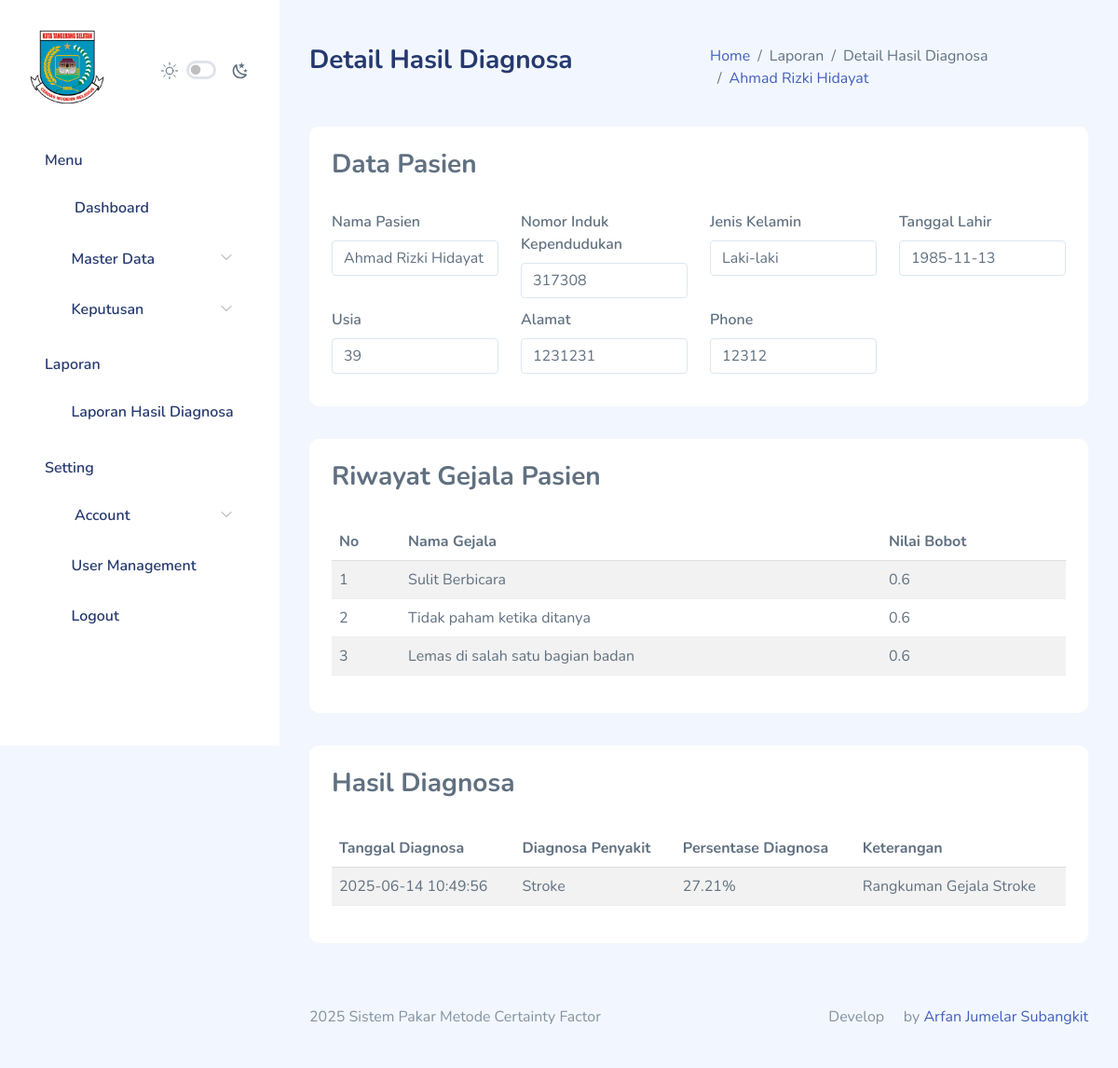
/hasil_diagnosa/view.php?id_hasil=94 (signed in), run on the app's committed database.
### tables this page shows
CREATE TABLE `hasil_diagnosa` (
  `id_hasil` int(11) NOT NULL,
  `user_id` int(11) NOT NULL,
  `id_pasien` int(11) NOT NULL,
  `nama_pasien` varchar(250) NOT NULL,
  `kode_penyakit` varchar(50) NOT NULL,
  `tanggal_diagnosa` timestamp NOT NULL DEFAULT current_timestamp() ON UPDATE current_timestamp(),
  `nilai_cf` float NOT NULL,
  `diagnosa` varchar(250) NOT NULL,
  `keterangan` varchar(250) NOT NULL,
  `created_at` timestamp NOT NULL DEFAULT current_timestamp()
);

CREATE TABLE `pasien` (
  `id_pasien` int(11) NOT NULL,
  `user_id` int(11) NOT NULL,
  `nama_pasien` varchar(100) NOT NULL,
  `nik` varchar(30) NOT NULL,
  `jenis_kelamin` enum('Laki-laki','Perempuan') NOT NULL,
  `tanggal_lahir` date NOT NULL,
  `usia` int(11) DEFAULT NULL,
  `alamat` varchar(250) NOT NULL,
  `no_hp` varchar(15) DEFAULT NULL,
  `created_at` timestamp NOT NULL DEFAULT current_timestamp(),
  `updated_at` timestamp NULL DEFAULT NULL
);

### functions.php (called while the page is built, shortened)
<?php
$db = mysqli_connect("localhost", "root", "", "dev-arfan");
function query($query)
{
    global $db;
    $result = mysqli_query($db, $query);
    $rows = [];
    if ($result) {
        if (mysqli_num_rows($result) > 0) {
            while ($row = mysqli_fetch_assoc($result)) {
                $rows[] = $row;
            }
        }
    } else {
        echo "Error: " . mysqli_error($db);
    }
    return $rows;
}

### hasil_diagnosa/view.php (the view, shortened to what this page needs)
<?php
$role = $_SESSION['role'];
if (isset($_GET["id_hasil"]) && is_numeric($_GET["id_hasil"])) {
    $id_hasil = $_GET["id_hasil"];
} else {
    header("HTTP/1.1 404 Not Found");
    include("../error/error-404.html");
    exit;
}
$id_hasil = (int)$id_hasil;
if ($role == 'Admin') {
    $hasil = query("
        SELECT
            h.*,
            ps.nik, ps.jenis_kelamin, ps.tanggal_lahir, ps.usia, ps.alamat, ps.no_hp,
            GROUP_CONCAT(CONCAT(g.nama_gejala, ' (', gp.nilai_bobot, ')') SEPARATOR ', ') AS daftar_gejala
        FROM hasil_diagnosa h
        JOIN pasien ps ON h.id_pasien = ps.id_pasien
        LEFT JOIN gejala_pasien gp ON gp.id_pasien = ps.id_pasien
        LEFT JOIN gejala g ON gp.id_gejala = g.id_gejala
        WHERE h.id_hasil = $id_hasil
        GROUP BY h.id_hasil
    ");
}
$hasil = $hasil[0];
?>
<!DOCTYPE html>
<html lang="en">
<head>
    <link rel="stylesheet" href="../assets/extensions/choices.js/public/assets/styles/choices.css">
    <link rel="stylesheet" href="../assets/extensions/simple-datatables/style.css">
    <link rel="stylesheet" href="../assets/compiled/css/table-datatable.css">
    <link rel="stylesheet" href="../assets/compiled/css/app.css">
    <link rel="stylesheet" href="../assets/compiled/css/app-dark.css">
    <link rel="stylesheet" href="../assets/compiled/css/iconly.css">
    <link rel="stylesheet" href="../assets/extensions/@fortawesome/fontawesome-free/css/all.min.css">
</head>
<body>
    <div id="app">
        <?php require_once '../partials/sidebar.php'; ?>
        <div id="main">
            <div class="page-heading">
                <div class="page-title">
                    <div class="row">
                        <div class="col-12 col-md-6 order-md-1 order-last mb-2">
                            <h3>Detail Hasil Diagnosa</h3>
                        </div>
                        <div class="col-12 col-md-6 order-md-2 order-first">
                            <nav aria-label="breadcrumb" class="breadcrumb-header float-start float-lg-end">
                                <ol class="breadcrumb">
                                    <li class="breadcrumb-item"><a href="../dashboard">Home</a></li>
                                    <li class="breadcrumb-item">Laporan</li>
                                    <li class="breadcrumb-item" aria-current="page">Detail Hasil Diagnosa</li>
                                    <li class="breadcrumb-item active" aria-current="page"><a href=""><?= $hasil["nama_pasien"] ?></a></li>
                                </ol>
                            </nav>
                        </div>
                    </div>
                </div>
                <section class="section mt-4">
                    <div class="row">
                        <div class="col">
                            <div class="card">
                                <div class="card-header">
                                    <h3 class="card-title">Data Pasien</h3>
                                </div>
                                <div class="card-body">
                                    <div class="row">
                                        <div class="col-md-3 col-12">
                                            <div class="form-group">
                                                <label for="nama_pasien" class="form-label">Nama Pasien</label>
                                                <input
                                                    type="text"
                                                    id="nama_pasien"
                                                    class="form-control"
                                                    name="nama_pasien"
                                                    value="<?= $hasil["nama_pasien"] ?>" readonly />
                                            </div>
                                        </div>
                                        <div class="col-md-3 col-12">
                                            <div class="form-group">
                                                <label for="nik" class="form-label">Nomor Induk Kependudukan</label>
                                                <input
                                                    type="text"
                                                    id="nik"
                                                    class="form-control"
                                                    name="nik"
                                                    value="<?= $hasil["nik"] ?>" readonly />
                                            </div>
                                        </div>
                                        <div class="col-md-3 col-12">
                                            <div class="form-group">
                                                <label for="jenis_kelamin" class="form-label">Jenis Kelamin</label>
                                                <input
                                                    type="text"
                                                    id="jenis_kelamin"
                                                    class="form-control"
                                                    name="jenis_kelamin"
                                                    value="<?= $hasil["jenis_kelamin"] ?>" readonly />
                                            </div>
                                        </div>
                                        <div class="col-md-3 col-12">
                                            <div class="form-group">
                                                <label for="tanggal_lahir" class="form-label">Tanggal Lahir</label>
                                                <input
                                                    type="text"
                                                    id="tanggal_lahir"
                                                    class="form-control"
                                                    name="tanggal_lahir"
                                                    value="<?= $hasil["tanggal_lahir"] ?>" readonly />
                                            </div>
                                        </div>
                                    </div>
                                    <div class="row">
                                        <div class="col-md-3 col-12">
                                            <div class="form-group">
                                                <label for="usia" class="form-label">Usia</label>
                                                <input
                                                    type="text"
                                                    id="usia"
                                                    class="form-control"
                                                    name="usia"
                                                    value="<?= $hasil["usia"] ?>" readonly />
                                            </div>
                                        </div>
                                        <div class="col-md-3 col-12">
                                            <div class="form-group">
                                                <label for="alamat" class="form-label">Alamat</label>
                                                <input
                                                    type="text"
                                                    id="alamat"
                                                    class="form-control"
                                                    name="alamat"
                                                    value="<?= $hasil["alamat"] ?>" readonly />
                                            </div>
                                        </div>
                                        <div class="col-md-3 col-12">
                                            <div class="form-group">
                                                <label for="no_hp" class="form-label">Phone</label>
                                                <input
                                                    type="text"
                                                    id="no_hp"
                                                    class="form-control"
                                                    name="no_hp"
                                                    value="<?= $hasil["no_hp"] ?>" readonly />
                                            </div>
                                        </div>
                                    </div>
                                </div>
                            </div>
                        </div>
                    </div>
                </section>
                <section class="section">
                    <div class="card">
                        <div class="card-header">
                            <h3 class="card-title">Riwayat Gejala Pasien</h3>
                        </div>
                        <div class="card-body">
                            <table class="table table-striped" id="">
                                <thead>
                                    <tr>
                                        <th>No</th>
                                        <th>Nama Gejala</th>
                                        <th>Nilai Bobot</th>
                                    </tr>
                                </thead>
                                <tbody>
                                    <?php
                                    $gejalaList = explode(', ', $hasil["daftar_gejala"]);
                                    $no = 1;
                                    foreach ($gejalaList as $item):
                                        if (preg_match('/^(.*)\s\(([\d.]+)\)$/', $item, $matches)):
                                            $namaGejala = trim($matches[1]);
                                            $nilaiBobot = trim($matches[2]);
                                    ?>
                                            <tr>
                                                <td><?= $no++; ?></td>
                                                <td><?= htmlspecialchars($namaGejala); ?></td>
                                                <td><?= htmlspecialchars($nilaiBobot); ?></td>
                                            </tr>
                                    <?php
                                        endif;
                                    endforeach;
                                    ?>
                                </tbody>
                            </table>
                        </div>
                    </div>
                </section>
                <section class="section">
                    <div class="card">
                        <div class="card-header">
                            <h3 class="card-title">Hasil Diagnosa</h3>
                        </div>
                        <div class="card-body">
                            <table class="table table-striped" id="">
                                <thead>
                                    <tr>
                                        <th>Tanggal Diagnosa</th>
                                        <th>Diagnosa Penyakit</th>
                                        <th>Persentase Diagnosa</th>
                                        <th>Keterangan</th>
                                    </tr>
                                </thead>
                                <tbody>
                                    <tr>
                                        <td><?= $hasil["tanggal_diagnosa"] ?></td>
                                        <td><?= $hasil["diagnosa"] ?></td>
                                        <td><?= round($hasil["nilai_cf"] * 100, 2) ?>%</td>
                                        <td><?= $hasil["keterangan"] ?></td>
                                    </tr>
                                </tbody>
                            </table>
                        </div>
                    </div>
                </section>
            </div>
            <?php require_once '../partials/footer.php'; ?>
        </div>
    </div>
</body>
</html>

### data on the page
hasil_diagnosa: nama_pasien "Ahmad Rizki Hidayat", nik "317308", jenis_kelamin "Laki-laki", tanggal_lahir "1985-11-13", usia "39", alamat "1231231", no_hp "12312", tanggal_diagnosa "2025-06-14 10:49:56", diagnosa "Stroke", $hasil['nilai_cf']*100 "27.21", keterangan "Rangkuman Gejala Stroke"

### other printed values
$namaGejala "Sulit Berbicara"
$nilaiBobot "0.6"
$namaGejala "Tidak paham ketika ditanya"
$namaGejala "Lemas di salah satu bagian badan"
